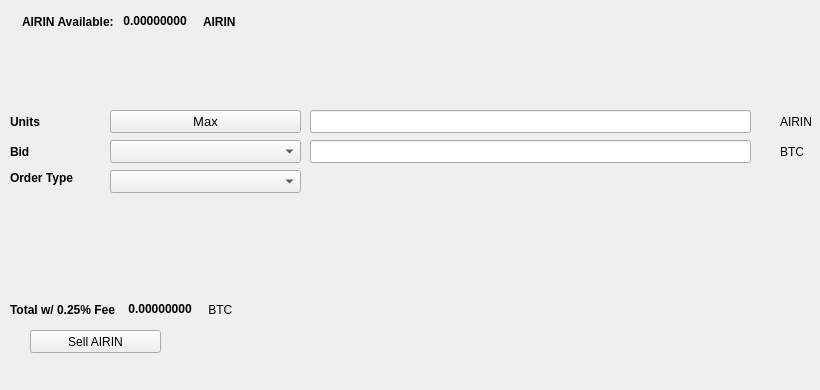
   <widget class="QWidget" name="SellTab">
    <attribute name="title">
     <string>Sell</string>
    </attribute>
    <widget class="QLabel" name="label_16">
     <property name="geometry">
      <rect>
       <x>780</x>
       <y>140</y>
       <width>31</width>
       <height>23</height>
      </rect>
     </property>
     <property name="text">
      <string>BTC</string>
     </property>
    </widget>
    <widget class="QComboBox" name="SellBidcomboBox">
     <property name="geometry">
      <rect>
       <x>110</x>
       <y>140</y>
       <width>191</width>
       <height>23</height>
      </rect>
     </property>
     <property name="font">
      <font>
       <pointsize>10</pointsize>
      </font>
     </property>
    </widget>
    <widget class="QLabel" name="label_18">
     <property name="geometry">
      <rect>
       <x>10</x>
       <y>110</y>
       <width>46</width>
       <height>23</height>
      </rect>
     </property>
     <property name="font">
      <font>
       <weight>75</weight>
       <bold>true</bold>
      </font>
     </property>
     <property name="text">
      <string>Units</string>
     </property>
    </widget>
    <widget class="QPushButton" name="Sell_Max_Amount">
     <property name="geometry">
      <rect>
       <x>110</x>
       <y>110</y>
       <width>191</width>
       <height>23</height>
      </rect>
     </property>
     <property name="font">
      <font>
       <pointsize>10</pointsize>
      </font>
     </property>
     <property name="text">
      <string>Max</string>
     </property>
    </widget>
    <widget class="QLabel" name="label_20">
     <property name="geometry">
      <rect>
       <x>10</x>
       <y>170</y>
       <width>91</width>
       <height>16</height>
      </rect>
     </property>
     <property name="font">
      <font>
       <weight>75</weight>
       <bold>true</bold>
      </font>
     </property>
     <property name="text">
      <string>Order Type</string>
     </property>
    </widget>
    <widget class="QComboBox" name="SellOrdertypeCombo">
     <property name="geometry">
      <rect>
       <x>110</x>
       <y>170</y>
       <width>191</width>
       <height>23</height>
      </rect>
     </property>
     <property name="font">
      <font>
       <pointsize>10</pointsize>
      </font>
     </property>
    </widget>
    <widget class="QLabel" name="label_21">
     <property name="geometry">
      <rect>
       <x>10</x>
       <y>140</y>
       <width>46</width>
       <height>23</height>
      </rect>
     </property>
     <property name="font">
      <font>
       <weight>75</weight>
       <bold>true</bold>
      </font>
     </property>
     <property name="text">
      <string>Bid</string>
     </property>
    </widget>
    <widget class="QLabel" name="label_22">
     <property name="geometry">
      <rect>
       <x>780</x>
       <y>110</y>
       <width>31</width>
       <height>23</height>
      </rect>
     </property>
     <property name="text">
      <string>AIRIN</string>
     </property>
    </widget>
    <widget class="QLineEdit" name="UnitsInputAIRIN">
     <property name="geometry">
      <rect>
       <x>310</x>
       <y>110</y>
       <width>441</width>
       <height>23</height>
      </rect>
     </property>
     <property name="font">
      <font>
       <pointsize>9</pointsize>
       <weight>75</weight>
       <bold>true</bold>
      </font>
     </property>
    </widget>
    <widget class="QLineEdit" name="SellBidPriceEdit">
     <property name="geometry">
      <rect>
       <x>310</x>
       <y>140</y>
       <width>441</width>
       <height>23</height>
      </rect>
     </property>
     <property name="font">
      <font>
       <pointsize>9</pointsize>
       <weight>75</weight>
       <bold>true</bold>
      </font>
     </property>
    </widget>
    <widget class="QPushButton" name="SellAIRINBTN">
     <property name="geometry">
      <rect>
       <x>30</x>
       <y>330</y>
       <width>131</width>
       <height>23</height>
      </rect>
     </property>
     <property name="text">
      <string>Sell AIRIN</string>
     </property>
     <property name="icon">
      <iconset resource="../airin">
       <normaloff>:/icons/bitcoin</normaloff>:/icons/bitcoin</iconset>
     </property>
    </widget>
    <widget class="QWidget" name="layoutWidget3">
     <property name="geometry">
      <rect>
       <x>22</x>
       <y>12</y>
       <width>258</width>
       <height>19</height>
      </rect>
     </property>
     <layout class="QHBoxLayout" name="horizontalLayout">
      <item>
       <widget class="QLabel" name="label232_2">
        <property name="font">
         <font>
          <weight>75</weight>
          <bold>true</bold>
         </font>
        </property>
        <property name="text">
         <string>AIRIN Available:</string>
        </property>
       </widget>
      </item>
      <item>
       <widget class="QLabel" name="AIRINAvailableLabel">
        <property name="palette">
         <palette>
          <active>
           <colorrole role="WindowText">
            <brush brushstyle="SolidPattern">
             <color alpha="255">
              <red>0</red>
              <green>0</green>
              <blue>0</blue>
             </color>
            </brush>
           </colorrole>
           <colorrole role="Button">
            <brush brushstyle="SolidPattern">
             <color alpha="255">
              <red>0</red>
              <green>170</green>
              <blue>0</blue>
             </color>
            </brush>
           </colorrole>
           <colorrole role="Light">
            <brush brushstyle="SolidPattern">
             <color alpha="255">
              <red>0</red>
              <green>255</green>
              <blue>0</blue>
             </color>
            </brush>
           </colorrole>
           <colorrole role="Midlight">
            <brush brushstyle="SolidPattern">
             <color alpha="255">
              <red>0</red>
              <green>212</green>
              <blue>0</blue>
             </color>
            </brush>
           </colorrole>
           <colorrole role="Dark">
            <brush brushstyle="SolidPattern">
             <color alpha="255">
              <red>0</red>
              <green>85</green>
              <blue>0</blue>
             </color>
            </brush>
           </colorrole>
           <colorrole role="Mid">
            <brush brushstyle="SolidPattern">
             <color alpha="255">
              <red>0</red>
              <green>113</green>
              <blue>0</blue>
             </color>
            </brush>
           </colorrole>
           <colorrole role="Text">
            <brush brushstyle="SolidPattern">
             <color alpha="255">
              <red>0</red>
              <green>170</green>
              <blue>0</blue>
             </color>
            </brush>
           </colorrole>
           <colorrole role="BrightText">
            <brush brushstyle="SolidPattern">
             <color alpha="255">
              <red>255</red>
              <green>255</green>
              <blue>255</blue>
             </color>
            </brush>
           </colorrole>
           <colorrole role="ButtonText">
            <brush brushstyle="SolidPattern">
             <color alpha="255">
              <red>0</red>
              <green>0</green>
              <blue>0</blue>
             </color>
            </brush>
           </colorrole>
           <colorrole role="Base">
            <brush brushstyle="SolidPattern">
             <color alpha="255">
              <red>255</red>
              <green>255</green>
              <blue>255</blue>
             </color>
            </brush>
           </colorrole>
           <colorrole role="Window">
            <brush brushstyle="SolidPattern">
             <color alpha="255">
              <red>0</red>
              <green>170</green>
              <blue>0</blue>
             </color>
            </brush>
           </colorrole>
           <colorrole role="Shadow">
            <brush brushstyle="SolidPattern">
             <color alpha="255">
              <red>0</red>
              <green>0</green>
              <blue>0</blue>
             </color>
            </brush>
           </colorrole>
           <colorrole role="AlternateBase">
            <brush brushstyle="SolidPattern">
             <color alpha="255">
              <red>127</red>
              <green>212</green>
              <blue>127</blue>
             </color>
            </brush>
           </colorrole>
           <colorrole role="ToolTipBase">
            <brush brushstyle="SolidPattern">
             <color alpha="255">
              <red>255</red>
              <green>255</green>
              <blue>220</blue>
             </color>
            </brush>
           </colorrole>
           <colorrole role="ToolTipText">
            <brush brushstyle="SolidPattern">
             <color alpha="255">
              <red>0</red>
              <green>0</green>
              <blue>0</blue>
             </color>
            </brush>
           </colorrole>
          </active>
          <inactive>
           <colorrole role="WindowText">
            <brush brushstyle="SolidPattern">
             <color alpha="255">
              <red>0</red>
              <green>0</green>
              <blue>0</blue>
             </color>
            </brush>
           </colorrole>
           <colorrole role="Button">
            <brush brushstyle="SolidPattern">
             <color alpha="255">
              <red>0</red>
              <green>170</green>
              <blue>0</blue>
             </color>
            </brush>
           </colorrole>
           <colorrole role="Light">
            <brush brushstyle="SolidPattern">
             <color alpha="255">
              <red>0</red>
              <green>255</green>
              <blue>0</blue>
             </color>
            </brush>
           </colorrole>
           <colorrole role="Midlight">
            <brush brushstyle="SolidPattern">
             <color alpha="255">
              <red>0</red>
              <green>212</green>
              <blue>0</blue>
             </color>
            </brush>
           </colorrole>
           <colorrole role="Dark">
            <brush brushstyle="SolidPattern">
             <color alpha="255">
              <red>0</red>
              <green>85</green>
              <blue>0</blue>
             </color>
            </brush>
           </colorrole>
           <colorrole role="Mid">
            <brush brushstyle="SolidPattern">
             <color alpha="255">
              <red>0</red>
              <green>113</green>
              <blue>0</blue>
             </color>
            </brush>
           </colorrole>
           <colorrole role="Text">
            <brush brushstyle="SolidPattern">
             <color alpha="255">
              <red>0</red>
              <green>170</green>
              <blue>0</blue>
             </color>
            </brush>
           </colorrole>
           <colorrole role="BrightText">
            <brush brushstyle="SolidPattern">
             <color alpha="255">
              <red>255</red>
              <green>255</green>
              <blue>255</blue>
             </color>
            </brush>
           </colorrole>
           <colorrole role="ButtonText">
            <brush brushstyle="SolidPattern">
             <color alpha="255">
              <red>0</red>
              <green>0</green>
              <blue>0</blue>
             </color>
            </brush>
           </colorrole>
           <colorrole role="Base">
            <brush brushstyle="SolidPattern">
             <color alpha="255">
              <red>255</red>
              <green>255</green>
              <blue>255</blue>
             </color>
            </brush>
           </colorrole>
           <colorrole role="Window">
            <brush brushstyle="SolidPattern">
             <color alpha="255">
              <red>0</red>
              <green>170</green>
              <blue>0</blue>
             </color>
            </brush>
           </colorrole>
           <colorrole role="Shadow">
            <brush brushstyle="SolidPattern">
             <color alpha="255">
              <red>0</red>
              <green>0</green>
              <blue>0</blue>
             </color>
            </brush>
           </colorrole>
           <colorrole role="AlternateBase">
            <brush brushstyle="SolidPattern">
             <color alpha="255">
              <red>127</red>
              <green>212</green>
              <blue>127</blue>
             </color>
            </brush>
           </colorrole>
           <colorrole role="ToolTipBase">
            <brush brushstyle="SolidPattern">
             <color alpha="255">
              <red>255</red>
              <green>255</green>
              <blue>220</blue>
             </color>
            </brush>
           </colorrole>
           <colorrole role="ToolTipText">
            <brush brushstyle="SolidPattern">
             <color alpha="255">
              <red>0</red>
              <green>0</green>
              <blue>0</blue>
             </color>
            </brush>
           </colorrole>
          </inactive>
          <disabled>
           <colorrole role="WindowText">
            <brush brushstyle="SolidPattern">
             <color alpha="255">
              <red>0</red>
              <green>85</green>
              <blue>0</blue>
             </color>
            </brush>
           </colorrole>
           <colorrole role="Button">
            <brush brushstyle="SolidPattern">
             <color alpha="255">
              <red>0</red>
              <green>170</green>
              <blue>0</blue>
             </color>
            </brush>
           </colorrole>
           <colorrole role="Light">
            <brush brushstyle="SolidPattern">
             <color alpha="255">
              <red>0</red>
              <green>255</green>
              <blue>0</blue>
             </color>
            </brush>
           </colorrole>
           <colorrole role="Midlight">
            <brush brushstyle="SolidPattern">
             <color alpha="255">
              <red>0</red>
              <green>212</green>
              <blue>0</blue>
             </color>
            </brush>
           </colorrole>
           <colorrole role="Dark">
            <brush brushstyle="SolidPattern">
             <color alpha="255">
              <red>0</red>
              <green>85</green>
              <blue>0</blue>
             </color>
            </brush>
           </colorrole>
           <colorrole role="Mid">
            <brush brushstyle="SolidPattern">
             <color alpha="255">
              <red>0</red>
              <green>113</green>
              <blue>0</blue>
             </color>
            </brush>
           </colorrole>
           <colorrole role="Text">
            <brush brushstyle="SolidPattern">
             <color alpha="255">
              <red>0</red>
              <green>85</green>
              <blue>0</blue>
             </color>
            </brush>
           </colorrole>
           <colorrole role="BrightText">
            <brush brushstyle="SolidPattern">
             <color alpha="255">
              <red>255</red>
              <green>255</green>
              <blue>255</blue>
             </color>
            </brush>
           </colorrole>
           <colorrole role="ButtonText">
            <brush brushstyle="SolidPattern">
             <color alpha="255">
              <red>0</red>
              <green>85</green>
              <blue>0</blue>
             </color>
            </brush>
           </colorrole>
           <colorrole role="Base">
            <brush brushstyle="SolidPattern">
             <color alpha="255">
              <red>0</red>
              <green>170</green>
              <blue>0</blue>
             </color>
            </brush>
           </colorrole>
           <colorrole role="Window">
            <brush brushstyle="SolidPattern">
             <color alpha="255">
              <red>0</red>
              <green>170</green>
              <blue>0</blue>
             </color>
            </brush>
           </colorrole>
           <colorrole role="Shadow">
            <brush brushstyle="SolidPattern">
             <color alpha="255">
              <red>0</red>
              <green>0</green>
              <blue>0</blue>
             </color>
            </brush>
           </colorrole>
           <colorrole role="AlternateBase">
            <brush brushstyle="SolidPattern">
             <color alpha="255">
              <red>0</red>
              <green>170</green>
              <blue>0</blue>
             </color>
            </brush>
           </colorrole>
           <colorrole role="ToolTipBase">
            <brush brushstyle="SolidPattern">
             <color alpha="255">
              <red>255</red>
              <green>255</green>
              <blue>220</blue>
             </color>
            </brush>
           </colorrole>
           <colorrole role="ToolTipText">
            <brush brushstyle="SolidPattern">
             <color alpha="255">
              <red>0</red>
              <green>0</green>
              <blue>0</blue>
             </color>
            </brush>
           </colorrole>
          </disabled>
         </palette>
        </property>
        <property name="font">
         <font>
          <weight>75</weight>
          <bold>true</bold>
         </font>
        </property>
        <property name="text">
         <string> 0.00000000 </string>
        </property>
        <property name="textInteractionFlags">
         <set>Qt::LinksAccessibleByMouse|Qt::TextSelectableByKeyboard|Qt::TextSelectableByMouse</set>
        </property>
       </widget>
      </item>
      <item>
       <widget class="QLabel" name="labelAIRIN">
        <property name="font">
         <font>
          <weight>75</weight>
          <bold>true</bold>
         </font>
        </property>
        <property name="text">
         <string>AIRIN</string>
        </property>
       </widget>
      </item>
     </layout>
    </widget>
    <widget class="QWidget" name="layoutWidget">
     <property name="geometry">
      <rect>
       <x>10</x>
       <y>300</y>
       <width>268</width>
       <height>19</height>
      </rect>
     </property>
     <layout class="QHBoxLayout" name="horizontalLayout_2">
      <item>
       <widget class="QLabel" name="label_19">
        <property name="font">
         <font>
          <weight>75</weight>
          <bold>true</bold>
         </font>
        </property>
        <property name="text">
         <string>Total w/ 0.25% Fee </string>
        </property>
       </widget>
      </item>
      <item>
       <widget class="QLabel" name="SellCostLabel">
        <property name="palette">
         <palette>
          <active>
           <colorrole role="WindowText">
            <brush brushstyle="SolidPattern">
             <color alpha="255">
              <red>0</red>
              <green>0</green>
              <blue>0</blue>
             </color>
            </brush>
           </colorrole>
           <colorrole role="Button">
            <brush brushstyle="SolidPattern">
             <color alpha="255">
              <red>0</red>
              <green>170</green>
              <blue>0</blue>
             </color>
            </brush>
           </colorrole>
           <colorrole role="Light">
            <brush brushstyle="SolidPattern">
             <color alpha="255">
              <red>0</red>
              <green>255</green>
              <blue>0</blue>
             </color>
            </brush>
           </colorrole>
           <colorrole role="Midlight">
            <brush brushstyle="SolidPattern">
             <color alpha="255">
              <red>0</red>
              <green>212</green>
              <blue>0</blue>
             </color>
            </brush>
           </colorrole>
           <colorrole role="Dark">
            <brush brushstyle="SolidPattern">
             <color alpha="255">
              <red>0</red>
              <green>85</green>
              <blue>0</blue>
             </color>
            </brush>
           </colorrole>
           <colorrole role="Mid">
            <brush brushstyle="SolidPattern">
             <color alpha="255">
              <red>0</red>
              <green>113</green>
              <blue>0</blue>
             </color>
            </brush>
           </colorrole>
           <colorrole role="Text">
            <brush brushstyle="SolidPattern">
             <color alpha="255">
              <red>0</red>
              <green>170</green>
              <blue>0</blue>
             </color>
            </brush>
           </colorrole>
           <colorrole role="BrightText">
            <brush brushstyle="SolidPattern">
             <color alpha="255">
              <red>255</red>
              <green>255</green>
              <blue>255</blue>
             </color>
            </brush>
           </colorrole>
           <colorrole role="ButtonText">
            <brush brushstyle="SolidPattern">
             <color alpha="255">
              <red>0</red>
              <green>0</green>
              <blue>0</blue>
             </color>
            </brush>
           </colorrole>
           <colorrole role="Base">
            <brush brushstyle="SolidPattern">
             <color alpha="255">
              <red>255</red>
              <green>255</green>
              <blue>255</blue>
             </color>
            </brush>
           </colorrole>
           <colorrole role="Window">
            <brush brushstyle="SolidPattern">
             <color alpha="255">
              <red>0</red>
              <green>170</green>
              <blue>0</blue>
             </color>
            </brush>
           </colorrole>
           <colorrole role="Shadow">
            <brush brushstyle="SolidPattern">
             <color alpha="255">
              <red>0</red>
              <green>0</green>
              <blue>0</blue>
             </color>
            </brush>
           </colorrole>
           <colorrole role="AlternateBase">
            <brush brushstyle="SolidPattern">
             <color alpha="255">
              <red>127</red>
              <green>212</green>
              <blue>127</blue>
             </color>
            </brush>
           </colorrole>
           <colorrole role="ToolTipBase">
            <brush brushstyle="SolidPattern">
             <color alpha="255">
              <red>255</red>
              <green>255</green>
              <blue>220</blue>
             </color>
            </brush>
           </colorrole>
           <colorrole role="ToolTipText">
            <brush brushstyle="SolidPattern">
             <color alpha="255">
              <red>0</red>
              <green>0</green>
              <blue>0</blue>
             </color>
            </brush>
           </colorrole>
          </active>
          <inactive>
           <colorrole role="WindowText">
            <brush brushstyle="SolidPattern">
             <color alpha="255">
              <red>0</red>
              <green>0</green>
              <blue>0</blue>
             </color>
            </brush>
           </colorrole>
           <colorrole role="Button">
            <brush brushstyle="SolidPattern">
             <color alpha="255">
              <red>0</red>
              <green>170</green>
              <blue>0</blue>
             </color>
            </brush>
           </colorrole>
           <colorrole role="Light">
            <brush brushstyle="SolidPattern">
             <color alpha="255">
              <red>0</red>
              <green>255</green>
              <blue>0</blue>
             </color>
            </brush>
           </colorrole>
           <colorrole role="Midlight">
            <brush brushstyle="SolidPattern">
             <color alpha="255">
              <red>0</red>
              <green>212</green>
              <blue>0</blue>
             </color>
            </brush>
           </colorrole>
           <colorrole role="Dark">
            <brush brushstyle="SolidPattern">
             <color alpha="255">
              <red>0</red>
              <green>85</green>
              <blue>0</blue>
             </color>
            </brush>
           </colorrole>
           <colorrole role="Mid">
            <brush brushstyle="SolidPattern">
             <color alpha="255">
              <red>0</red>
              <green>113</green>
              <blue>0</blue>
             </color>
            </brush>
           </colorrole>
           <colorrole role="Text">
            <brush brushstyle="SolidPattern">
             <color alpha="255">
              <red>0</red>
              <green>170</green>
              <blue>0</blue>
             </color>
            </brush>
           </colorrole>
           <colorrole role="BrightText">
            <brush brushstyle="SolidPattern">
             <color alpha="255">
              <red>255</red>
              <green>255</green>
              <blue>255</blue>
             </color>
            </brush>
           </colorrole>
           <colorrole role="ButtonText">
            <brush brushstyle="SolidPattern">
             <color alpha="255">
              <red>0</red>
              <green>0</green>
              <blue>0</blue>
             </color>
            </brush>
           </colorrole>
           <colorrole role="Base">
            <brush brushstyle="SolidPattern">
             <color alpha="255">
              <red>255</red>
              <green>255</green>
              <blue>255</blue>
             </color>
            </brush>
           </colorrole>
           <colorrole role="Window">
            <brush brushstyle="SolidPattern">
             <color alpha="255">
              <red>0</red>
              <green>170</green>
              <blue>0</blue>
             </color>
            </brush>
           </colorrole>
           <colorrole role="Shadow">
            <brush brushstyle="SolidPattern">
             <color alpha="255">
              <red>0</red>
              <green>0</green>
              <blue>0</blue>
             </color>
            </brush>
           </colorrole>
           <colorrole role="AlternateBase">
            <brush brushstyle="SolidPattern">
             <color alpha="255">
              <red>127</red>
              <green>212</green>
              <blue>127</blue>
             </color>
            </brush>
           </colorrole>
           <colorrole role="ToolTipBase">
            <brush brushstyle="SolidPattern">
             <color alpha="255">
              <red>255</red>
              <green>255</green>
              <blue>220</blue>
             </color>
            </brush>
           </colorrole>
           <colorrole role="ToolTipText">
            <brush brushstyle="SolidPattern">
             <color alpha="255">
              <red>0</red>
              <green>0</green>
              <blue>0</blue>
             </color>
            </brush>
           </colorrole>
          </inactive>
          <disabled>
           <colorrole role="WindowText">
            <brush brushstyle="SolidPattern">
             <color alpha="255">
              <red>0</red>
              <green>85</green>
              <blue>0</blue>
             </color>
            </brush>
           </colorrole>
           <colorrole role="Button">
            <brush brushstyle="SolidPattern">
             <color alpha="255">
              <red>0</red>
              <green>170</green>
              <blue>0</blue>
             </color>
            </brush>
           </colorrole>
           <colorrole role="Light">
            <brush brushstyle="SolidPattern">
             <color alpha="255">
              <red>0</red>
              <green>255</green>
              <blue>0</blue>
             </color>
            </brush>
           </colorrole>
           <colorrole role="Midlight">
            <brush brushstyle="SolidPattern">
             <color alpha="255">
              <red>0</red>
              <green>212</green>
              <blue>0</blue>
             </color>
            </brush>
           </colorrole>
           <colorrole role="Dark">
            <brush brushstyle="SolidPattern">
             <color alpha="255">
              <red>0</red>
              <green>85</green>
              <blue>0</blue>
             </color>
            </brush>
           </colorrole>
           <colorrole role="Mid">
            <brush brushstyle="SolidPattern">
             <color alpha="255">
              <red>0</red>
              <green>113</green>
              <blue>0</blue>
             </color>
            </brush>
           </colorrole>
           <colorrole role="Text">
            <brush brushstyle="SolidPattern">
             <color alpha="255">
              <red>0</red>
              <green>85</green>
              <blue>0</blue>
             </color>
            </brush>
           </colorrole>
           <colorrole role="BrightText">
            <brush brushstyle="SolidPattern">
             <color alpha="255">
              <red>255</red>
              <green>255</green>
              <blue>255</blue>
             </color>
            </brush>
           </colorrole>
           <colorrole role="ButtonText">
            <brush brushstyle="SolidPattern">
             <color alpha="255">
              <red>0</red>
              <green>85</green>
              <blue>0</blue>
             </color>
            </brush>
           </colorrole>
           <colorrole role="Base">
            <brush brushstyle="SolidPattern">
             <color alpha="255">
              <red>0</red>
              <green>170</green>
              <blue>0</blue>
             </color>
            </brush>
           </colorrole>
           <colorrole role="Window">
            <brush brushstyle="SolidPattern">
             <color alpha="255">
              <red>0</red>
              <green>170</green>
              <blue>0</blue>
             </color>
            </brush>
           </colorrole>
           <colorrole role="Shadow">
            <brush brushstyle="SolidPattern">
             <color alpha="255">
              <red>0</red>
              <green>0</green>
              <blue>0</blue>
             </color>
            </brush>
           </colorrole>
           <colorrole role="AlternateBase">
            <brush brushstyle="SolidPattern">
             <color alpha="255">
              <red>0</red>
              <green>170</green>
              <blue>0</blue>
             </color>
            </brush>
           </colorrole>
           <colorrole role="ToolTipBase">
            <brush brushstyle="SolidPattern">
             <color alpha="255">
              <red>255</red>
              <green>255</green>
              <blue>220</blue>
             </color>
            </brush>
           </colorrole>
           <colorrole role="ToolTipText">
            <brush brushstyle="SolidPattern">
             <color alpha="255">
              <red>0</red>
              <green>0</green>
              <blue>0</blue>
             </color>
            </brush>
           </colorrole>
          </disabled>
         </palette>
        </property>
        <property name="font">
         <font>
          <weight>75</weight>
          <bold>true</bold>
         </font>
        </property>
        <property name="autoFillBackground">
         <bool>false</bool>
        </property>
        <property name="text">
         <string> 0.00000000</string>
        </property>
        <property name="textInteractionFlags">
         <set>Qt::LinksAccessibleByMouse|Qt::TextSelectableByMouse</set>
        </property>
       </widget>
      </item>
      <item>
       <widget class="QLabel" name="label_17">
        <property name="font">
         <font>
          <weight>50</weight>
          <bold>false</bold>
         </font>
        </property>
        <property name="text">
         <string> BTC</string>
        </property>
       </widget>
      </item>
     </layout>
    </widget>
    <widget class="QLabel" name="label_23">
     <property name="geometry">
      <rect>
       <x>460</x>
       <y>300</y>
       <width>281</width>
       <height>81</height>
      </rect>
     </property>
     <property name="text">
      <string/>
     </property>
     <property name="pixmap">
      <pixmap>:/images/bittrex</pixmap>
     </property>
    </widget>
   </widget>
